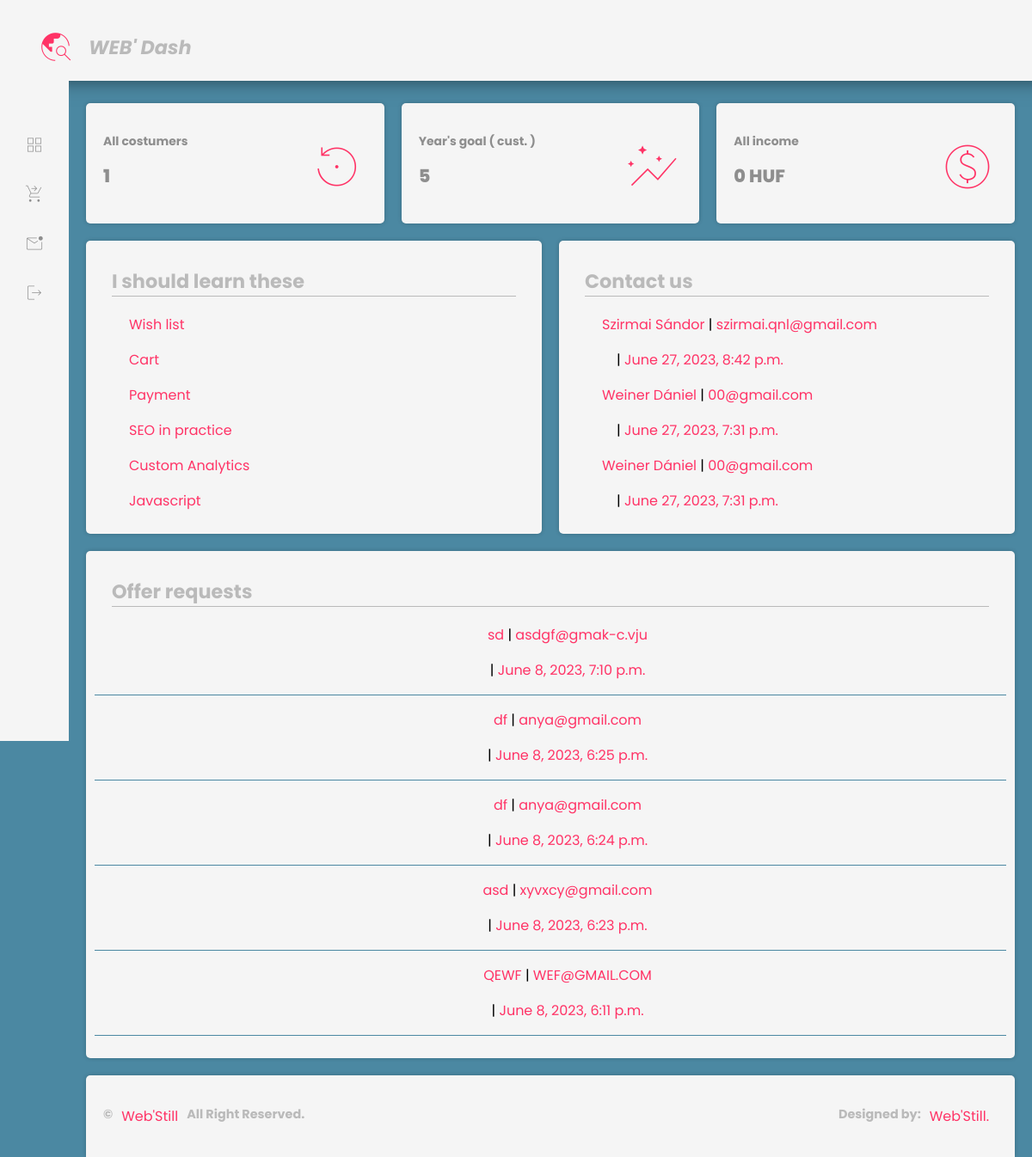
The page /dashboard/ (signed in) on the database its author committed.
### dashboard/models.py (models this page shows, shortened)
class Learn(models.Model):
    name = models.CharField(max_length=130)
    created = models.DateTimeField(auto_now_add=True, null=True)
    tutorials = models.TextField(max_length=10000)
    details = models.TextField(max_length=100000)
    class Meta:
        ordering = ['-created']

### main/models.py (models this page shows)
class Contact(models.Model):
    name = models.CharField(max_length=200)
    phone = models.IntegerField(null=True, blank=True)
    email = models.EmailField()
    subject = models.CharField(max_length=500)
    message = models.TextField(max_length=700000)
    accept = models.BooleanField(default=True)
    created = models.DateTimeField(auto_now_add=True)

class Offer(models.Model):
    name = models.CharField(max_length=200, null=True)
    email = models.EmailField(max_length=200, null=True)
    pack1 = models.ForeignKey(Pack1, on_delete=models.CASCADE, null=True, blank=True, default=2)
    pack2 = models.ForeignKey(Pack2, on_delete=models.CASCADE, null=True, blank=True, default=2)
    pack3 = models.ForeignKey(Pack3, on_delete=models.CASCADE, null=True, blank=True, default=2)
    pack4 = models.ForeignKey(Pack4, on_delete=models.CASCADE, null=True, blank=True, default=2)
    pack5 = models.ForeignKey(Pack5, on_delete=models.CASCADE, null=True, blank=True, default=2)
    pack6 = models.ForeignKey(Pack6, on_delete=models.CASCADE, null=True, blank=True, default=1)
    pack7 = models.ForeignKey(Pack7, on_delete=models.CASCADE, null=True, blank=True, default=1)
    pack8 = models.ForeignKey(Pack8, on_delete=models.CASCADE, null=True, blank=True, default=1)
    pack9 = models.ForeignKey(Pack9, on_delete=models.CASCADE, null=True, blank=True, default=1)
    pack10 = models.ForeignKey(Pack10, on_delete=models.CASCADE, null=True, blank=True, default=1)
    pack11 = models.ForeignKey(Pack11, on_delete=models.CASCADE, null=True, blank=True, default=1)
    pack12 = models.ForeignKey(Pack12, on_delete=models.CASCADE, null=True, blank=True, default=1)
    WebsiteType = models.ForeignKey(WebsiteType, on_delete=models.CASCADE, null=True)
    goal = models.ForeignKey(Goal, on_delete=models.CASCADE, null=True)
    aboutproject = models.TextField(max_length=10000, null=True, blank=True)
    extra = models.TextField(max_length=10000, null=True, blank=True)
    SpecialWish = models.TextField(max_length=10000, null=True, blank=True)
    accept = models.BooleanField(default=True)
    created = models.DateTimeField(auto_now_add=True)
    updated = models.TimeField(auto_now=True)
    class Meta:
        ordering = ['-created']

### dashboard/views.py (the view)
# urls.py: 2. Add a URL to urlpatterns:  path('', views.home, name='home')
@login_required(login_url='login')
def home(request):
    learn = models.Learn.objects.all()
    contact = contacts.objects.all().order_by('-created')
    offer = offers.objects.all()
    context = {'learn': learn, 'contact': contact, 'offers': offer}
    return render(request, 'dash/index.html', context)

### templates/dash/index.html (shortened to what this page needs)
{% load static %}
<!DOCTYPE html>
<html>
<head>
	<link rel="stylesheet" type="text/css" href="{% static 'dash/style.css' %}">
</head>
<body>
{% include 'dash/navbar.html' %}
    	<main class="main">
    		<div class="row">
                <div class="card-01">
                	<div class="card-1-layout">
                			<div class="info-1-left">
                				<h3>All costumers</h3>
                				<h1>1</h1>
                			</div>
                			<div class="info-1-right"><span class="material-symbols-outlined card-1-des pos-ab">settings_backup_restore</span></div>
                	</div>
                </div>
                <div class="card-01 ds-n-2">
                	<div class="card-1-layout">
                			<div class="info-1-left">
                				<h3>Year's goal ( cust. )</h3>
                				<h1>5</h1>
                			</div>
                			<div class="info-1-right"><span class="material-symbols-outlined card-1-des pos-ab">auto_graph</span></div>
                	</div>
                </div>
                <div class="card-01">
                	<div class="card-1-layout">
                			<div class="info-1-left">
                				<h3>All income</h3>
                				<h1>0 HUF</h1>
                			</div>
                			<div class="info-1-right"><span class="material-symbols-outlined card-1-des pos-ab">monetization_on</span></div>
                	</div>
                </div>
            </div>
            <div class="row">
                <div class="card-02">
                	<h2>I should learn these</h2>
					{% for learn in learn %}
					<ul>
						<li><a>{{learn.name}}</a></li>
					</ul>
					{% endfor %}
				</div>
                <div class="card-02">
                	<h2>Contact us</h2>
					{% for contacts in contact %}
						<ul>
							<a href="{% url 'contacts' contacts.id %}">
								<li><p><a href="{% url 'contacts' contacts.id %}">{{contacts.name}}</a> | <a href="{% url 'contacts' contacts.id %}">{{contacts.email}}</a></p>&nbsp;&nbsp;&nbsp;&nbsp;| <a href="{% url 'contacts' contacts.id %}">{{contacts.created}}</a></li>
							</a>
						</ul>
					{% endfor %}
                </div>
            </div>
			<div class="row">
                <div class="card-02">
                	<h2>Offer requests</h2>
					{% for offers in offers %}
						<ul style="border-bottom: 1px solid #4b88a2">
							<a href="{% url 'offer-reque' offers.created %}" align="center">
								<li><p align="center"><a href="{% url 'offer-reque' offers.created %}" align="center">{{offers.name}}</a> | <a href="{% url 'offer-reque' offers.created %}" align="center">{{offers.email}}</a></p><p align="center">|<a href="{% url 'offer-reque' offers.created %}" align="center"> {{offers.created}}</a></p></li>
							</a>
						</ul>
					{% endfor %}
                </div>
            </div>
            {% include 'dash/footer.html' %}
		</main>
</div>
	</body>
</html>

### templates/dash/navbar.html (shortened to what this page needs)
<nav>
    <div class="top-nav">
        <div class="float-left">
            <div class="right">
                <span class="material-symbols-outlined logo">travel_explore</span>
                <h2><i>WEB' Dash</i></h2>
            </div>
        </div>
    </div>
</nav>
<div class="grid">
<section>
    <div class="sidebar-side">
        <ul class="sidebar-nav">
            <li class="nav-item">
                <a href="{% url 'dash-home' %}" class="nav-link">
                    <span class="material-symbols-outlined">grid_view</span>
                </a>
            </li>
            <li class="nav-item">
                <a href="{% url 'offer-requests' %}" class="nav-link">
                    <span class="material-symbols-outlined">shopping_cart_checkout</span>
                </a>
            </li>
            <li class="nav-item">
                <a href="{% url 'contact-us' %}" class="nav-link">
                    <span class="material-symbols-outlined">mark_email_unread</span>
                </a>
            </li>
            <li class="nav-item">
                <a href="{% url 'logout' %}" class="nav-link">
                    <span class="material-symbols-outlined">logout</span>
                </a>
            </li>
        </ul>
    </div>
</section>

### templates/dash/footer.html
<div class="row">
    <div class="card-05">
        <div class="foot-lay-f">
        <h6>&copy;</h6> <a href="{% url 'home' %}">Web'Still</a><h6> All Right Reserved.</h6>
        </div>
        <div class="foot-lay-f abs-r">
        <h6>Designed by: </h6><a href="{% url 'home' %}">Web'Still.</a> <h6></h6>
        </div>
    </div>
</div>

### static/dash/style.css (style rules this page uses)
:root { --primary: #FF3366; --secondary: whitesmoke; --light: #FF3366; --dark: #4b88a2; --white: #fff; --hover: #274756; --card-radius: 5px; --border-radius: 3px; }
* { font-family: 'Poppins', sans-serif; }
html { background: var(--dark); }
body { padding: 0; margin: 0; position: relative; }
.grid { display: flex; min-height: 100vh; }
ul { list-style: none; }
a { color: var(--primary); text-decoration:none; cursor: pointer; }
h1 { font-weight: 800; font-size: 2.3rem; cursor: pointer; }
h2 { font-size: 1.4rem; cursor: pointer; }
h3 { font-size: 0.87rem; cursor: pointer; }
h6 { margin: 15px 0; font-size: 0.9rem; color: var(--primary); filter: grayscale(100%) opacity(0.4); }
.top-nav .right { display: flex; color: var(--primary); margin-left: 2rem; margin-right: 4rem; gap: 1rem; align-items: center; position: relative; height: 3.7rem; transition: all 300ms ease; }
.top-nav { background: var(--secondary); width: 100%; z-index: 1; position: fixed; top: 0; max-width: 100%; padding: 10px; padding-top: 25px; box-shadow: 0 0 20px rgba(0, 0, 0, .5); z-index: 1; }
.material-symbols-outlined.logo { font-size: 45px !important; transform: rotate(0deg); transition: transform 0.5s; }
.right { cursor: pointer; }
.float-left { float: left; }
.material-symbols-outlined { font-size: 25px !important; font-weight: 12 !important; line-height: 1.5 !important; }
.sidebar-side { background: var(--secondary); height: 100%; width: 80px; max-width: 250px; z-index: 3; display: flex; flex-direction: column; height: 86vh; position: fixed; top: 5.9rem; left: 0rem; padding-top: 30px; padding-bottom: 50px; align-items: center; transition: width 400ms ease; }
.sidebar-nav { padding-left: 0px !important; }
.nav-item { padding: 15px 0px 15px 0; transition: 500ms ease; transition-delay: 600ms; }
.nav-link { display: flex; align-items: center; height: 1.7rem; color: var(--primary); filter: grayscale(100%) opacity(0.7); transition: 0.25s; }
.row { width: 100%; display: flex; justify-content: center; flex-wrap: wrap; }
.card-01 { background: var(--secondary); position: relative; flex: 1; // max-width: 300px; min-width: 220px; height: 100px; margin: 10px; border-radius: var(--card-radius); box-shadow: 0 0 5px rgba(0, 0, 0, .2); padding: 20px; }
.card-02 { background: var(--secondary); position: relative; flex: 1; // max-width: 500px; min-width: 300px; margin: 10px; border-radius: var(--card-radius); padding: 10px; box-shadow: 0 0 5px rgba(0, 0, 0, .2); }
.card-05 { background: var(--secondary); position: relative; flex: 1; margin: 10px 10px 0 10px; margin-bottom: 0 !important; border-top-left-radius: var(--card-radius); border-top-right-radius: var(--card-radius); box-shadow: 0 0 5px rgba(0, 0, 0, .2); }
.main { margin: 110px 10px 0 10px; flex-direction: column; width: 100%; padding-left: 80px; }
.card-02 h2 { margin: 10px 30px; border-bottom: 1px solid var(--primary); }
.card-1-layout { display: flex; align-items: center; position: relative; }
.card-01 h1 { font-size: 1.3rem; margin: 3px 0; }
.info-1-left { align-items: flex-start; color: var(--primary); filter: grayscale(100%) opacity(0.7); transition: 0.5s; }
.material-symbols-outlined.card-1-des { font-size: 70px !important; color: var(--primary); }
.pos-ab { position: absolute; top: 0.1rem; right: 0; }
a { cursor: pointer; }
h2 { color: var(--primary); filter: grayscale(100%) opacity(0.4); transition: 0.5s; }
.card-02 h2 { margin: 20px; }
ul { list-style-type: none; }
.card-05 a { margin: 15px 10px; color: var(--primary); filter: grayscale(0%) opacity(1); transition: 0.4s; }
.foot-lay-f { display: flex; flex-direction: row; padding: 20px; }
.card-05 { position: relative; }
.abs-r { position: absolute; top: 0; right: 0; }

### rows shown on the page
Learn: name "Wish list"
Learn: name "Cart"
Learn: name "Payment"
Learn: name "SEO in practice"
Learn: name "Custom Analytics"
Learn: name "Javascript"
Contact: name "Szirmai Sándor", email "szirmai.qnl@gmail.com", created "June 27, 2023, 8:42 p.m."
Contact: name "Weiner Dániel", email "00@gmail.com", created "June 27, 2023, 7:31 p.m."
Contact: name "Weiner Dániel", email "00@gmail.com", created "June 27, 2023, 7:31 p.m."
Offer: name "sd", email "asdgf@gmak-c.vju", created "June 8, 2023, 7:10 p.m."
Offer: name "df", email "anya@gmail.com", created "June 8, 2023, 6:25 p.m."
Offer: name "df", email "anya@gmail.com", created "June 8, 2023, 6:24 p.m."
Offer: name "asd", email "xyvxcy@gmail.com", created "June 8, 2023, 6:23 p.m."
Offer: name "QEWF", email "WEF@GMAIL.COM", created "June 8, 2023, 6:11 p.m."
